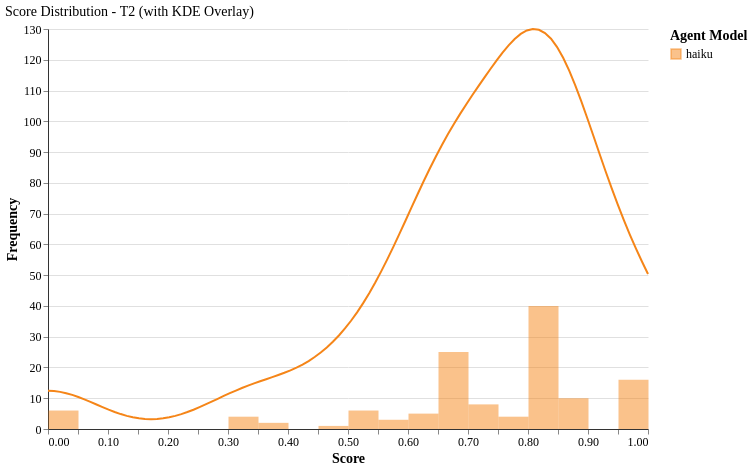

Vega-Lite specification stored for this chart:
### Vega-Lite specification from a JSON file in a GitHub repository (floating-point values rounded to 4 significant figures; data arrays with more than 128 entries replaced by an {"elided": "..."} marker saying what was removed)
{"config": {"font": "serif", "axis": {"labelFontSize": 12, "titleFontSize": 14, "gridColor": "#e0e0e0", "domainColor": "#333333"}, "legend": {"labelFontSize": 12, "titleFontSize": 14}, "title": {"fontSize": 14, "anchor": "start", "fontWeight": "normal"}, "view": {"stroke": null, "continuousWidth": 400, "continuousHeight": 300, "strokeWidth": 0}, "mark": {"tooltip": true}}, "layer": [{"data": {"name": "data-807c0a10508a178dc3ee6891bb0ce652"}, "mark": {"type": "bar", "binSpacing": 0, "opacity": 0.5}, "encoding": {"color": {"field": "agent_model", "scale": {"domain": ["haiku"], "range": ["#F58518"]}, "title": "Agent Model", "type": "nominal"}, "tooltip": [{"field": "agent_model", "title": "Model", "type": "nominal"}, {"aggregate": "count", "title": "Count", "type": "quantitative"}], "x": {"bin": {"maxbins": 20}, "field": "score", "title": "Score", "type": "quantitative"}, "y": {"aggregate": "count", "title": "Frequency", "type": "quantitative"}}}, {"data": {"name": "data-c96dd169aa408820d759f71defd666f9"}, "mark": {"type": "line", "strokeWidth": 2}, "encoding": {"color": {"field": "agent_model", "scale": {"domain": ["haiku"], "range": ["#F58518"]}, "type": "nominal"}, "x": {"field": "score", "type": "quantitative"}, "y": {"field": "scaled_density", "type": "quantitative"}}}], "data": {"name": "data-807c0a10508a178dc3ee6891bb0ce652"}, "height": 400, "title": "Score Distribution - T2 (with KDE Overlay)", "width": 600, "$schema": "https://vega.github.io/schema/vega-lite/v6.1.0.json", "datasets": {"data-807c0a10508a178dc3ee6891bb0ce652": {"elided": "130 records"}, "data-c96dd169aa408820d759f71defd666f9": [{"agent_model": "haiku", "tier": "T2", "score": 0.0, "density": 0.2182, "scaled_density": 12.41}, {"agent_model": "haiku", "tier": "T2", "score": 0.0101, "density": 0.2167, "scaled_density": 12.32}, {"agent_model": "haiku", "tier": "T2", "score": 0.0202, "density": 0.2122, "scaled_density": 12.06}, {"agent_model": "haiku", "tier": "T2", "score": 0.0303, "density": 0.2048, "scaled_density": 11.65}, {"agent_model": "haiku", "tier": "T2", "score": 0.0404, "density": 0.195, "scaled_density": 11.08}, {"agent_model": "haiku", "tier": "T2", "score": 0.05051, "density": 0.183, "scaled_density": 10.41}, {"agent_model": "haiku", "tier": "T2", "score": 0.06061, "density": 0.1695, "scaled_density": 9.639}, {"agent_model": "haiku", "tier": "T2", "score": 0.07071, "density": 0.155, "scaled_density": 8.812}, {"agent_model": "haiku", "tier": "T2", "score": 0.08081, "density": 0.1399, "scaled_density": 7.957}, {"agent_model": "haiku", "tier": "T2", "score": 0.09091, "density": 0.125, "scaled_density": 7.106}, {"agent_model": "haiku", "tier": "T2", "score": 0.101, "density": 0.1106, "scaled_density": 6.287}, {"agent_model": "haiku", "tier": "T2", "score": 0.1111, "density": 0.09722, "scaled_density": 5.528}, {"agent_model": "haiku", "tier": "T2", "score": 0.1212, "density": 0.08529, "scaled_density": 4.849}, {"agent_model": "haiku", "tier": "T2", "score": 0.1313, "density": 0.07512, "scaled_density": 4.271}, {"agent_model": "haiku", "tier": "T2", "score": 0.1414, "density": 0.06697, "scaled_density": 3.808}, {"agent_model": "haiku", "tier": "T2", "score": 0.1515, "density": 0.06102, "scaled_density": 3.47}, {"agent_model": "haiku", "tier": "T2", "score": 0.1616, "density": 0.05742, "scaled_density": 3.265}, {"agent_model": "haiku", "tier": "T2", "score": 0.1717, "density": 0.05622, "scaled_density": 3.197}, {"agent_model": "haiku", "tier": "T2", "score": 0.1818, "density": 0.05744, "scaled_density": 3.266}, {"agent_model": "haiku", "tier": "T2", "score": 0.1919, "density": 0.06104, "scaled_density": 3.471}, {"agent_model": "haiku", "tier": "T2", "score": 0.202, "density": 0.06695, "scaled_density": 3.806}, {"agent_model": "haiku", "tier": "T2", "score": 0.2121, "density": 0.07502, "scaled_density": 4.266}, {"agent_model": "haiku", "tier": "T2", "score": 0.2222, "density": 0.0851, "scaled_density": 4.839}, {"agent_model": "haiku", "tier": "T2", "score": 0.2323, "density": 0.09695, "scaled_density": 5.513}, {"agent_model": "haiku", "tier": "T2", "score": 0.2424, "density": 0.1103, "scaled_density": 6.273}, {"agent_model": "haiku", "tier": "T2", "score": 0.2525, "density": 0.1249, "scaled_density": 7.103}, {"agent_model": "haiku", "tier": "T2", "score": 0.2626, "density": 0.1404, "scaled_density": 7.984}, {"agent_model": "haiku", "tier": "T2", "score": 0.2727, "density": 0.1565, "scaled_density": 8.896}, {"agent_model": "haiku", "tier": "T2", "score": 0.2828, "density": 0.1727, "scaled_density": 9.821}, {"agent_model": "haiku", "tier": "T2", "score": 0.2929, "density": 0.1889, "scaled_density": 10.74}, {"agent_model": "haiku", "tier": "T2", "score": 0.303, "density": 0.2046, "scaled_density": 11.64}, {"agent_model": "haiku", "tier": "T2", "score": 0.3131, "density": 0.2198, "scaled_density": 12.5}, {"agent_model": "haiku", "tier": "T2", "score": 0.3232, "density": 0.2342, "scaled_density": 13.32}, {"agent_model": "haiku", "tier": "T2", "score": 0.3333, "density": 0.2478, "scaled_density": 14.09}, {"agent_model": "haiku", "tier": "T2", "score": 0.3434, "density": 0.2606, "scaled_density": 14.82}, {"agent_model": "haiku", "tier": "T2", "score": 0.3535, "density": 0.2728, "scaled_density": 15.51}, {"agent_model": "haiku", "tier": "T2", "score": 0.3636, "density": 0.2846, "scaled_density": 16.18}, {"agent_model": "haiku", "tier": "T2", "score": 0.3737, "density": 0.2964, "scaled_density": 16.85}, {"agent_model": "haiku", "tier": "T2", "score": 0.3838, "density": 0.3085, "scaled_density": 17.54}, {"agent_model": "haiku", "tier": "T2", "score": 0.3939, "density": 0.3213, "scaled_density": 18.27}, {"agent_model": "haiku", "tier": "T2", "score": 0.404, "density": 0.3353, "scaled_density": 19.06}, {"agent_model": "haiku", "tier": "T2", "score": 0.4141, "density": 0.3509, "scaled_density": 19.95}, {"agent_model": "haiku", "tier": "T2", "score": 0.4242, "density": 0.3685, "scaled_density": 20.95}, {"agent_model": "haiku", "tier": "T2", "score": 0.4343, "density": 0.3885, "scaled_density": 22.09}, {"agent_model": "haiku", "tier": "T2", "score": 0.4444, "density": 0.4112, "scaled_density": 23.38}, {"agent_model": "haiku", "tier": "T2", "score": 0.4545, "density": 0.437, "scaled_density": 24.85}, {"agent_model": "haiku", "tier": "T2", "score": 0.4646, "density": 0.466, "scaled_density": 26.49}, {"agent_model": "haiku", "tier": "T2", "score": 0.4747, "density": 0.4984, "scaled_density": 28.34}, {"agent_model": "haiku", "tier": "T2", "score": 0.4848, "density": 0.5346, "scaled_density": 30.39}, {"agent_model": "haiku", "tier": "T2", "score": 0.4949, "density": 0.5746, "scaled_density": 32.67}, {"agent_model": "haiku", "tier": "T2", "score": 0.5051, "density": 0.6187, "scaled_density": 35.18}, {"agent_model": "haiku", "tier": "T2", "score": 0.5152, "density": 0.667, "scaled_density": 37.92}, {"agent_model": "haiku", "tier": "T2", "score": 0.5253, "density": 0.7195, "scaled_density": 40.91}, {"agent_model": "haiku", "tier": "T2", "score": 0.5354, "density": 0.7763, "scaled_density": 44.14}, {"agent_model": "haiku", "tier": "T2", "score": 0.5455, "density": 0.8374, "scaled_density": 47.61}, {"agent_model": "haiku", "tier": "T2", "score": 0.5556, "density": 0.9024, "scaled_density": 51.31}, {"agent_model": "haiku", "tier": "T2", "score": 0.5657, "density": 0.971, "scaled_density": 55.21}, {"agent_model": "haiku", "tier": "T2", "score": 0.5758, "density": 1.043, "scaled_density": 59.28}, {"agent_model": "haiku", "tier": "T2", "score": 0.5859, "density": 1.117, "scaled_density": 63.49}, {"agent_model": "haiku", "tier": "T2", "score": 0.596, "density": 1.192, "scaled_density": 67.78}, {"agent_model": "haiku", "tier": "T2", "score": 0.6061, "density": 1.268, "scaled_density": 72.09}, {"agent_model": "haiku", "tier": "T2", "score": 0.6162, "density": 1.343, "scaled_density": 76.38}, {"agent_model": "haiku", "tier": "T2", "score": 0.6263, "density": 1.417, "scaled_density": 80.59}, {"agent_model": "haiku", "tier": "T2", "score": 0.6364, "density": 1.489, "scaled_density": 84.67}, {"agent_model": "haiku", "tier": "T2", "score": 0.6465, "density": 1.558, "scaled_density": 88.59}, {"agent_model": "haiku", "tier": "T2", "score": 0.6566, "density": 1.624, "scaled_density": 92.32}, {"agent_model": "haiku", "tier": "T2", "score": 0.6667, "density": 1.686, "scaled_density": 95.86}, {"agent_model": "haiku", "tier": "T2", "score": 0.6768, "density": 1.745, "scaled_density": 99.22}, {"agent_model": "haiku", "tier": "T2", "score": 0.6869, "density": 1.801, "scaled_density": 102.4}, {"agent_model": "haiku", "tier": "T2", "score": 0.697, "density": 1.855, "scaled_density": 105.5}, {"agent_model": "haiku", "tier": "T2", "score": 0.7071, "density": 1.908, "scaled_density": 108.5}, {"agent_model": "haiku", "tier": "T2", "score": 0.7172, "density": 1.959, "scaled_density": 111.4}, {"agent_model": "haiku", "tier": "T2", "score": 0.7273, "density": 2.009, "scaled_density": 114.2}, {"agent_model": "haiku", "tier": "T2", "score": 0.7374, "density": 2.058, "scaled_density": 117.0}, {"agent_model": "haiku", "tier": "T2", "score": 0.7475, "density": 2.106, "scaled_density": 119.7}, {"agent_model": "haiku", "tier": "T2", "score": 0.7576, "density": 2.151, "scaled_density": 122.3}, {"agent_model": "haiku", "tier": "T2", "score": 0.7677, "density": 2.193, "scaled_density": 124.7}, {"agent_model": "haiku", "tier": "T2", "score": 0.7778, "density": 2.229, "scaled_density": 126.7}, {"agent_model": "haiku", "tier": "T2", "score": 0.7879, "density": 2.258, "scaled_density": 128.4}, {"agent_model": "haiku", "tier": "T2", "score": 0.798, "density": 2.278, "scaled_density": 129.5}, {"agent_model": "haiku", "tier": "T2", "score": 0.8081, "density": 2.286, "scaled_density": 130.0}, {"agent_model": "haiku", "tier": "T2", "score": 0.8182, "density": 2.282, "scaled_density": 129.7}, {"agent_model": "haiku", "tier": "T2", "score": 0.8283, "density": 2.264, "scaled_density": 128.7}, {"agent_model": "haiku", "tier": "T2", "score": 0.8384, "density": 2.231, "scaled_density": 126.8}, {"agent_model": "haiku", "tier": "T2", "score": 0.8485, "density": 2.183, "scaled_density": 124.1}, {"agent_model": "haiku", "tier": "T2", "score": 0.8586, "density": 2.122, "scaled_density": 120.6}, {"agent_model": "haiku", "tier": "T2", "score": 0.8687, "density": 2.048, "scaled_density": 116.5}, {"agent_model": "haiku", "tier": "T2", "score": 0.8788, "density": 1.964, "scaled_density": 111.7}, {"agent_model": "haiku", "tier": "T2", "score": 0.8889, "density": 1.872, "scaled_density": 106.5}, {"agent_model": "haiku", "tier": "T2", "score": 0.899, "density": 1.775, "scaled_density": 100.9}, {"agent_model": "haiku", "tier": "T2", "score": 0.9091, "density": 1.675, "scaled_density": 95.21}, {"agent_model": "haiku", "tier": "T2", "score": 0.9192, "density": 1.573, "scaled_density": 89.46}, {"agent_model": "haiku", "tier": "T2", "score": 0.9293, "density": 1.474, "scaled_density": 83.78}, {"agent_model": "haiku", "tier": "T2", "score": 0.9394, "density": 1.377, "scaled_density": 78.27}, {"agent_model": "haiku", "tier": "T2", "score": 0.9495, "density": 1.284, "scaled_density": 72.98}, {"agent_model": "haiku", "tier": "T2", "score": 0.9596, "density": 1.195, "scaled_density": 67.96}, {"agent_model": "haiku", "tier": "T2", "score": 0.9697, "density": 1.112, "scaled_density": 63.2}, {"agent_model": "haiku", "tier": "T2", "score": 0.9798, "density": 1.032, "scaled_density": 58.7}, {"agent_model": "haiku", "tier": "T2", "score": 0.9899, "density": 0.9573, "scaled_density": 54.43}, {"agent_model": "haiku", "tier": "T2", "score": 1.0, "density": 0.8857, "scaled_density": 50.36}]}}
